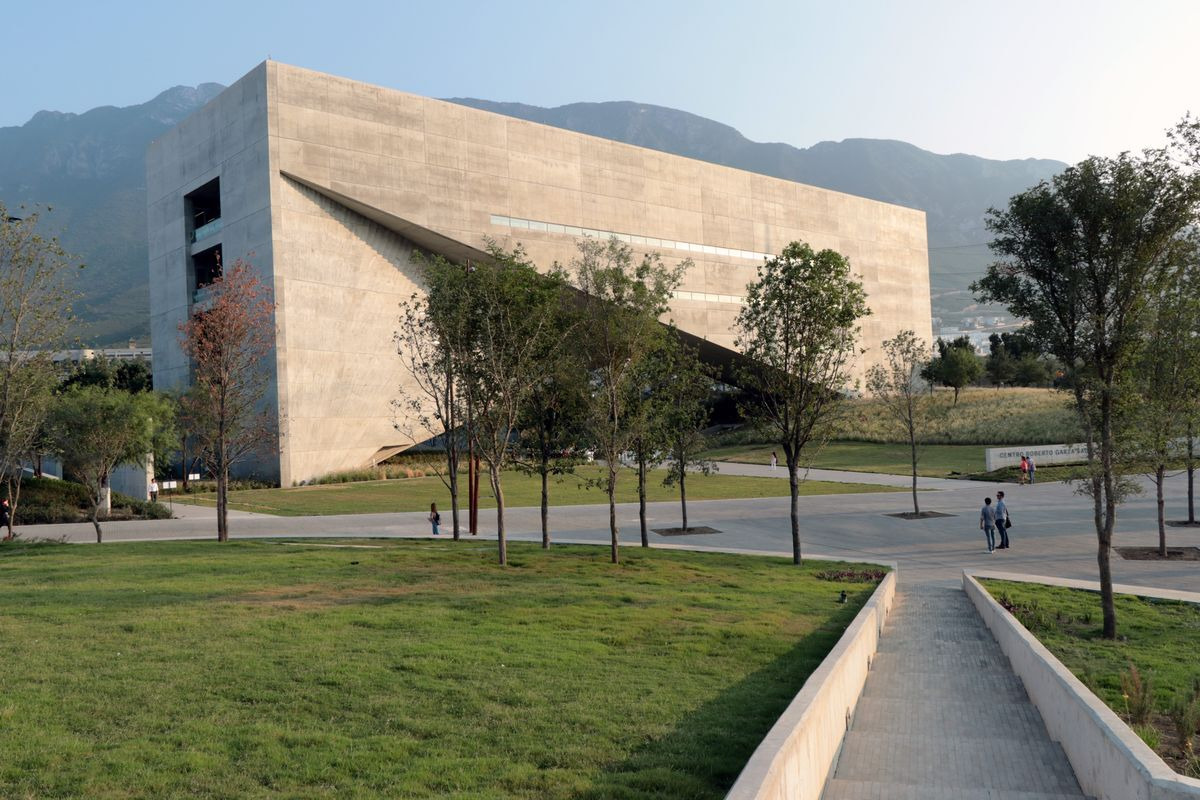
#> input picture CRGS.jpeg, 1200 x 800 px
$ python monodic.py
#> lines starting #> are read from the running program, lines starting #| are printed output that depends on the picture; after the words box and inside, x2 and y2 are one past the last pixel; in counts of white or black regions, pixels touching at a corner belong together
import cv2
import numpy as np
import matplotlib.pyplot as plt
import argparse

parser = argparse.ArgumentParser(formatter_class = argparse.RawDescriptionHelpFormatter)
parser.add_argument("--save_image",
                    type=int,
                    default=0,
                    help="Folder where the calibration images are")
args = parser.parse_args()

originalImage = cv2.imread('CRGS.jpeg')
#> originalImage is the input picture: shape (800, 1200, 3); mean B, G, R 114.2, 129.5, 127.4
greyImage = cv2.cvtColor(originalImage,cv2.COLOR_BGR2GRAY)
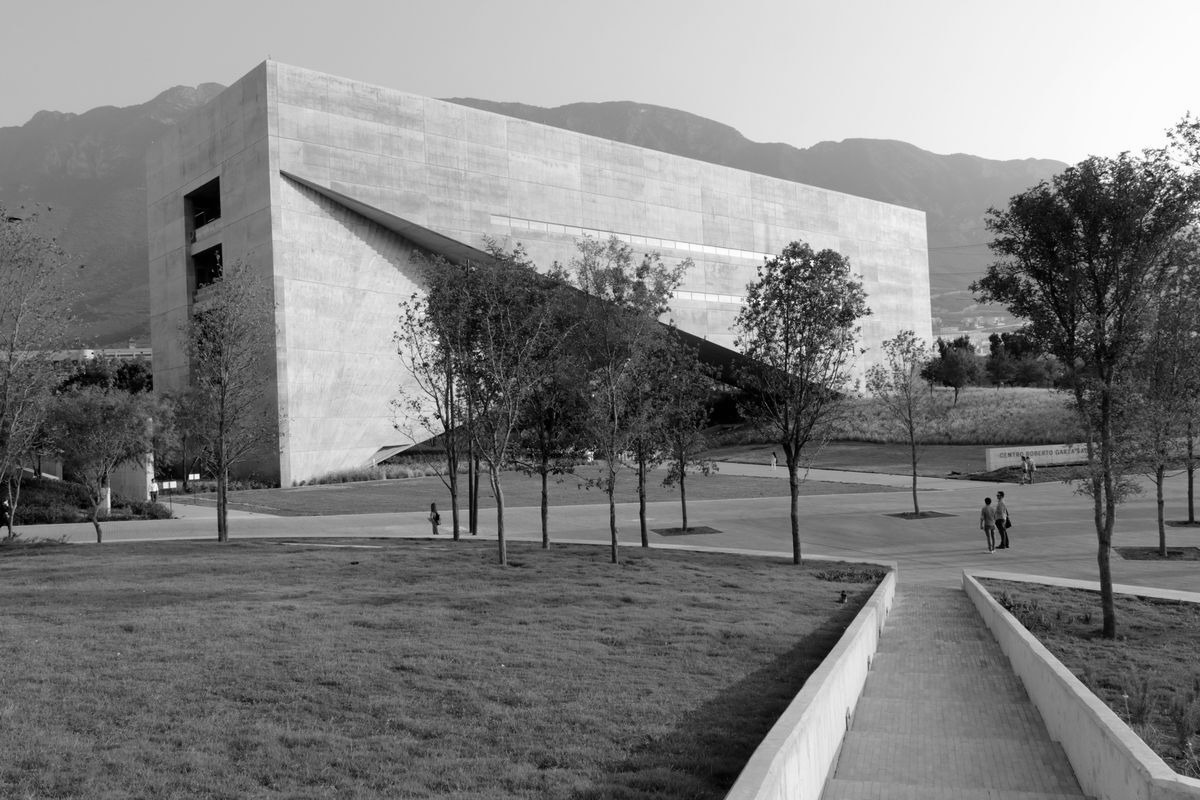
#> greyImage: shape (800, 1200); min 0, max 255, mean 127.1
imageHistogram = cv2.calcHist([greyImage],[0],None,[256],[0,256])
#> imageHistogram = 256 values, max 8772 at index 112, min 10 at index 255, mean 3750

plt.figure(1)
plt.subplot(1,3,1)
colorImage = cv2.cvtColor(originalImage,cv2.COLOR_BGR2RGB)
plt.imshow(colorImage)
plt.title("Color Image")
plt.subplot(1,3,2)
plt.imshow(originalImage)
plt.imshow(greyImage,cmap="gray")
plt.title("Greyscale Image")
plt.subplot(1,3,3)
plt.hist(greyImage.ravel(),256,[0,256])
plt.xlim([0,256])
plt.tight_layout()
plt.title("Histogram")
#plt.show()

binarization = True
if binarization:
    #Define threshold value
    upperThreshold = 180
    lowerThreshold = 150
    #Apply binarization: pixels below threshold value will be 0 otherwise 255
    _, binaryImage = cv2.threshold(greyImage,lowerThreshold,upperThreshold,cv2.THRESH_BINARY)
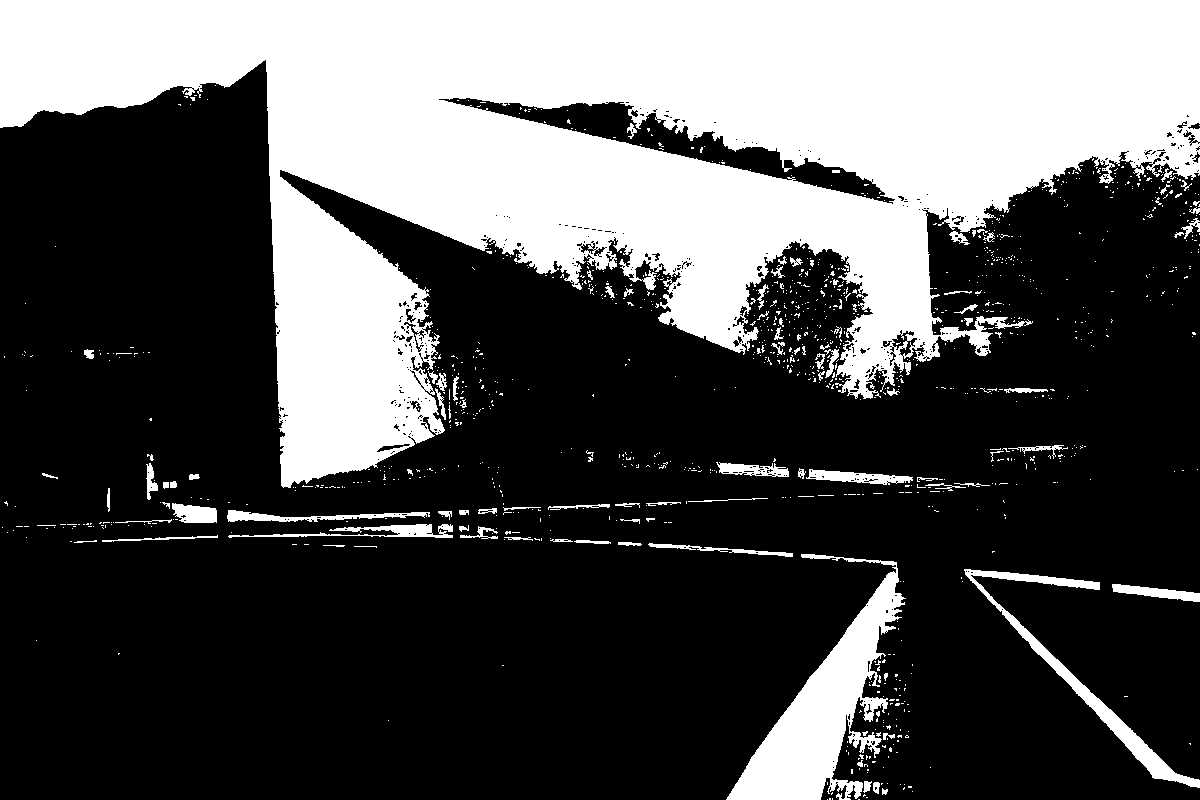
#> binaryImage: shape (800, 1200); values 0 (black) and 180 (white), 32.7% white; 1133 white regions (1031 under 20 px), largest, box (x1, y1, x2, y2) and area: (0, 0, 1200, 488) 280221, (726, 554, 906, 800) 14962, (964, 569, 1200, 788) 4254

    plt.figure(2)
    plt.imshow(binaryImage,cmap="gray")
    plt.title("Binary Image")
    saveImage = args.save_image
    if saveImage == 1:
        fileName = "binaryImage.png"
        cv2.imwrite(fileName,binaryImage)
        print("Binary Image saved")

plt.axis('off')
plt.show()
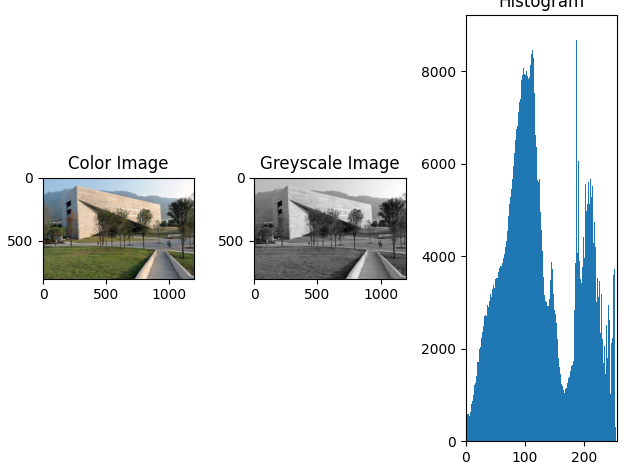
#> figure drawn by matplotlib, 3 panels; B, G, R data is drawn as R, G, B; panel 3: tallest bar 8772 high, from x = 112 to 113
